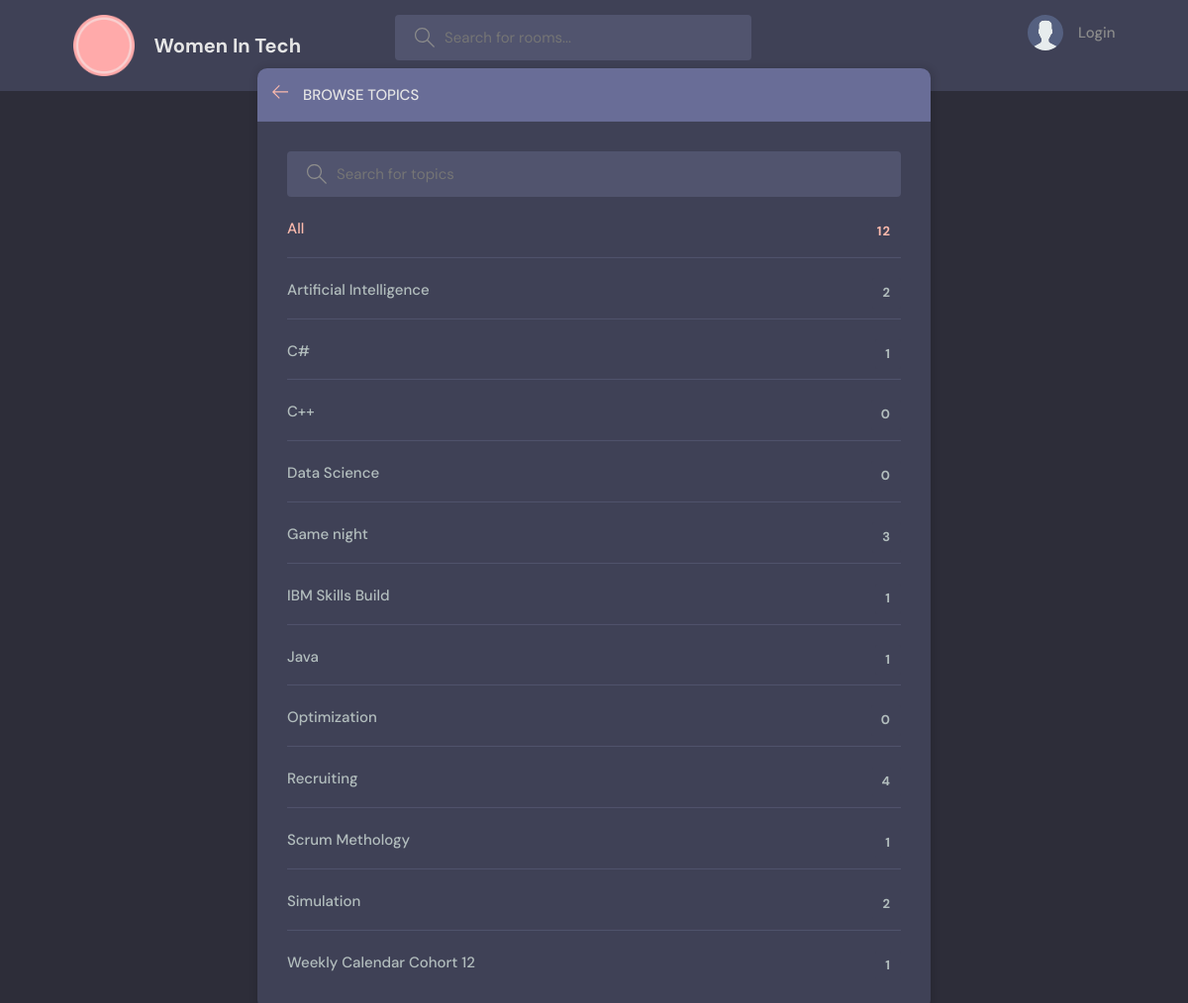
/topics/, run on an earlier commit of the app's database.
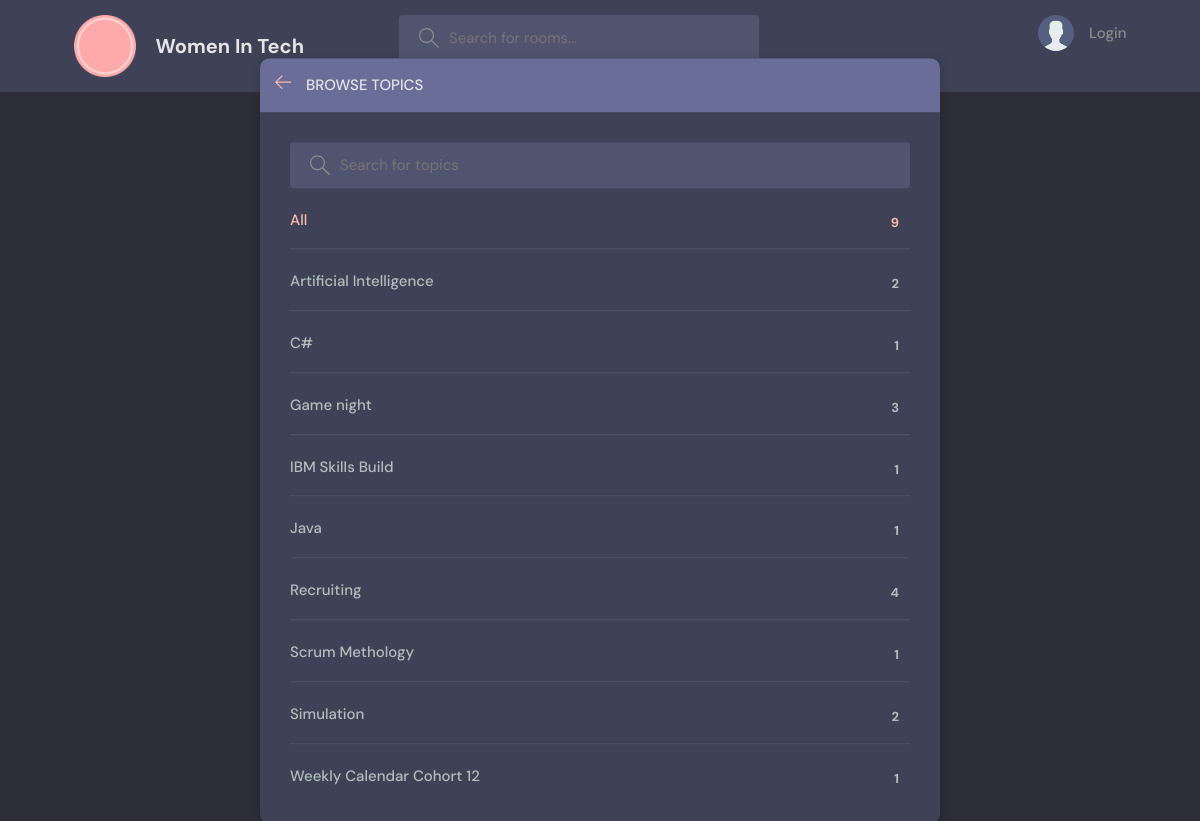
And on a later commit of the database.
### base/models.py (models this page shows, shortened)
class Topic(models.Model):
    name = models.CharField(max_length=200)
    class Meta:
        ordering = ['name']

### base/views.py (the view)
# urls.py: path('topics/', views.topicsPage, name='topics'),
def topicsPage(request):
    q = request.GET.get("q") if request.GET.get("q") != None else ""
    topics = Topic.objects.filter(name__icontains=q)
    return render(request, "base/topics.html", {"topics": topics})

### base/templates/base/topics.html (shortened to what this page needs)
{% extends 'main.html' %}
{% block content %}
<main class="create-room layout">
    <div class="container">
        <div class="layout__box">
            <div class="layout__boxHeader">
                <div class="layout__boxTitle">
                    <a href="{% url 'home' %}">
                        <svg version="1.1" xmlns="http://www.w3.org/2000/svg" width="32" height="32"
                            viewBox="0 0 32 32">
                            <title>arrow-left</title>
                            <path
                                d="M13.723 2.286l-13.723 13.714 13.719 13.714 1.616-1.611-10.96-10.96h27.625v-2.286h-27.625l10.965-10.965-1.616-1.607z">
                            </path>
                        </svg>
                    </a>
                    <h3>Browse Topics</h3>
                </div>
            </div>
            <div class="topics-page layout__body">
                <form action="" method="GET" class="header__search">
                    <label>
                        <input name="q" placeholder="Search for topics" />
                    </label>
                </form>
                <ul class="topics__list">
                    <li>
                        <a href="{% url 'topics' %}" class="active">All <span>{{topics.count}}</span></a>
                    </li>
                    {% for topic in topics %}
                    <li>
                        <a href="{% url 'home' %}?q={{topic.name}}">{{ topic.name }}
                            <span>{{topic.room_set.all.count}}</span></a>
                    </li>
                    {% endfor %}
                </ul>
            </div>
        </div>
    </div>
</main>
{% endblock content %}

What changed in the data, as far as the page shows it:
removed Topic: name "C++", room_set.all.count "0"
removed Topic: name "Data Science", room_set.all.count "0"
removed Topic: name "Optimization", room_set.all.count "0"
Also different on the page:
{{ topics.count }}: "12" → "9"
